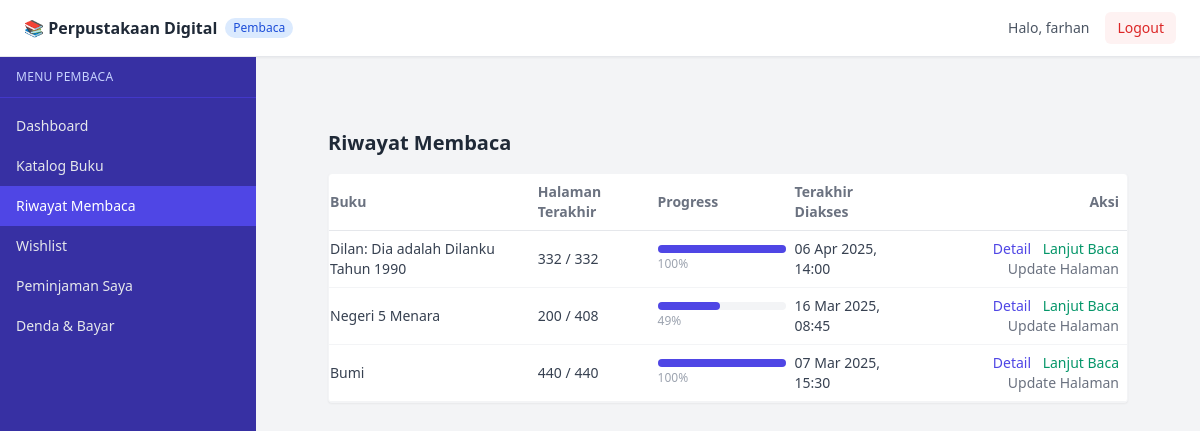
/pembaca/reading_history.php (signed in), run on the app's committed database.
### tables this page shows
CREATE TABLE IF NOT EXISTS reading_history (
    id INT PRIMARY KEY AUTO_INCREMENT,
    user_id INT NOT NULL,
    book_id INT NOT NULL,
    last_page_read INT,
    last_accessed TIMESTAMP DEFAULT CURRENT_TIMESTAMP ON UPDATE CURRENT_TIMESTAMP,
    FOREIGN KEY (user_id) REFERENCES users(id) ON DELETE CASCADE,
    FOREIGN KEY (book_id) REFERENCES books(id) ON DELETE CASCADE
);

CREATE TABLE IF NOT EXISTS books (
    id INT PRIMARY KEY AUTO_INCREMENT,
    publisher_id INT NOT NULL,
    title VARCHAR(255) NOT NULL,
    isbn VARCHAR(13) NOT NULL UNIQUE,
    publication_year YEAR,
    synopsis TEXT,
    total_pages INT,
    FOREIGN KEY (publisher_id) REFERENCES publishers(id) ON DELETE CASCADE
);

### pembaca/reading_history.php (the view, shortened to what this page needs)
<?php
require_once '../config/database.php';
$user_id = $_SESSION['user_id'];
$stmt = $conn->prepare("
    SELECT rh.book_id, rh.last_page_read, rh.last_accessed,
           bk.title, bk.total_pages,
           (SELECT bf.id FROM book_files bf WHERE bf.book_id = bk.id LIMIT 1) AS file_id
    FROM reading_history rh
    JOIN books bk ON rh.book_id = bk.id
    WHERE rh.user_id = ?
    ORDER BY rh.last_accessed DESC
");
$stmt->bind_param('i', $user_id);
$stmt->execute();
$history = $stmt->get_result();
require_once '../includes/header.php';
?>
<div class="p-6">
    <h1 class="text-xl font-semibold text-gray-800 mb-4">Riwayat Membaca</h1>
    <div class="bg-white rounded shadow-sm border border-gray-100 overflow-x-auto">
        <table class="w-full text-sm">
            <thead>
                <tr class="text-left text-gray-500 border-b border-gray-200">
                    <th class="py-2 pr-2">Buku</th>
                    <th class="py-2 pr-2">Halaman Terakhir</th>
                    <th class="py-2 pr-2">Progress</th>
                    <th class="py-2 pr-2">Terakhir Diakses</th>
                    <th class="py-2 pr-2 text-right">Aksi</th>
                </tr>
            </thead>
            <tbody>
                <?php if ($history && $history->num_rows > 0): ?>
                    <?php while ($h = $history->fetch_assoc()): ?>
                        <?php
                            $percent = $h['total_pages'] > 0
                                ? min(100, round(($h['last_page_read'] / $h['total_pages']) * 100))
                                : 0;
                        ?>
                        <tr class="border-b border-gray-100">
                            <td class="py-2 pr-2 text-gray-700 font-medium"><?= htmlspecialchars($h['title']) ?></td>
                            <td class="py-2 pr-2 text-gray-700">
                                <?= $h['last_page_read'] ?> / <?= $h['total_pages'] ?>
                            </td>
                            <td class="py-2 pr-2">
                                <div class="w-32 bg-gray-100 rounded-full h-2">
                                    <div class="bg-indigo-600 h-2 rounded-full" style="width: <?= $percent ?>%"></div>
                                </div>
                                <span class="text-xs text-gray-400"><?= $percent ?>%</span>
                            </td>
                            <td class="py-2 pr-2 text-gray-700">
                                <?= date('d M Y, H:i', strtotime($h['last_accessed'])) ?>
                            </td>
                            <td class="py-2 pr-2 text-right space-x-2">
                                <a href="detail_buku.php?id=<?= $h['book_id'] ?>" class="text-indigo-600 hover:underline">Detail</a>
                                <?php if ($h['file_id']): ?>
                                    <a href="baca.php?book_id=<?= $h['book_id'] ?>&file_id=<?= $h['file_id'] ?>" target="_blank"
                                        class="text-emerald-600 hover:underline">Lanjut Baca</a>
                                <?php endif; ?>
                                <button onclick="document.getElementById('update-<?= $h['book_id'] ?>').classList.remove('hidden')"
                                    class="text-gray-500 hover:underline">Update Halaman</button>
                            </td>
                        </tr>
                    <?php endwhile; ?>
                <?php else: ?>
                    <tr><td colspan="5" class="py-6 text-center text-gray-400">
                        Belum ada riwayat membaca. <a href="katalog.php" class="text-indigo-600 hover:underline">Cari buku di katalog</a>.
                    </td></tr>
                <?php endif; ?>
            </tbody>
        </table>
    </div>
</div>
<?php require_once '../includes/footer.php'; ?>

### data on the page
reading_history: book.title "Dilan: Dia adalah Dilanku Tahun 1990", last_page_read "332", book.total_pages "332", percent "100", last_accessed "06 Apr 2025, 14:00"
reading_history: book.title "Negeri 5 Menara", last_page_read "200", book.total_pages "408", percent "49", last_accessed "16 Mar 2025, 08:45"
reading_history: book.title "Bumi", last_page_read "440", book.total_pages "440", percent "100", last_accessed "07 Mar 2025, 15:30"

### other printed values
$_SESSION['role'] "Pembaca"
$_SESSION['username'] "farhan"
$currentRole "PEMBACA"
$menu['label'] "Dashboard"
$menu['label'] "Katalog Buku"
$menu['label'] "Riwayat Membaca"
$menu['label'] "Wishlist"
$menu['label'] "Peminjaman Saya"
$menu['label'] "Denda & Bayar"
